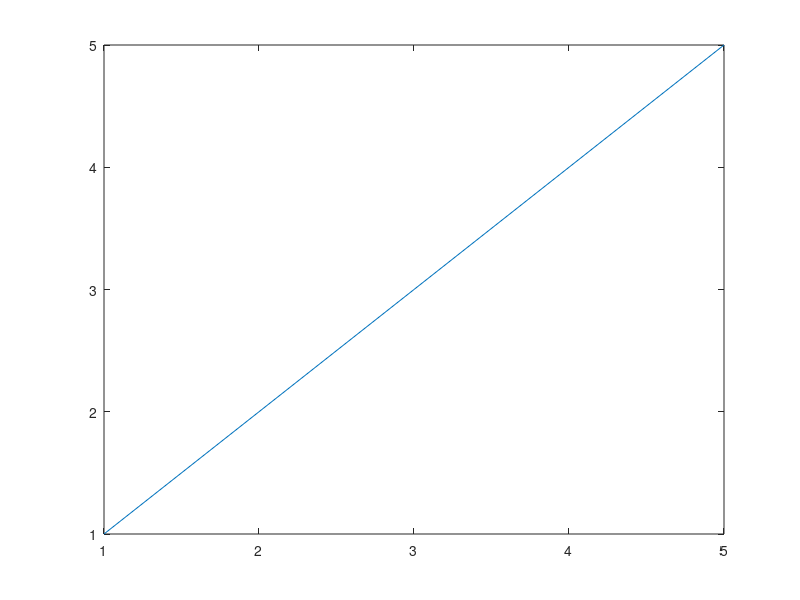
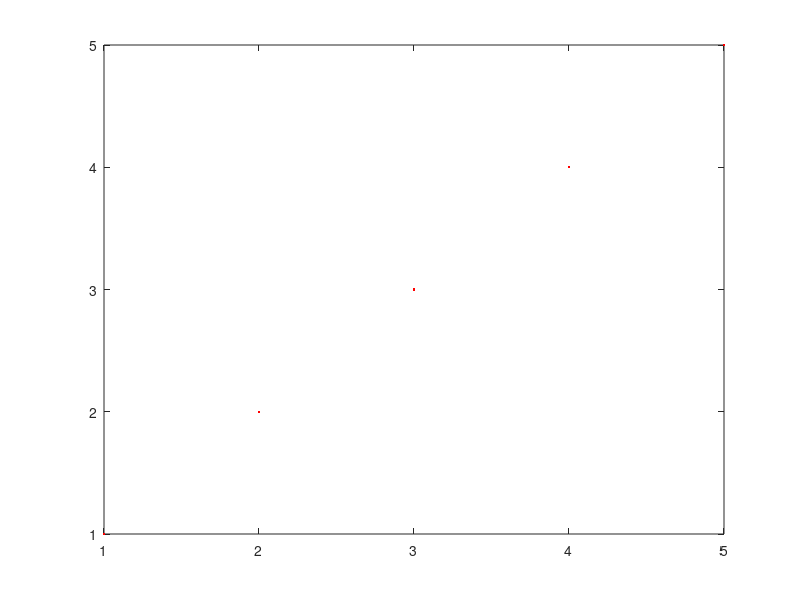
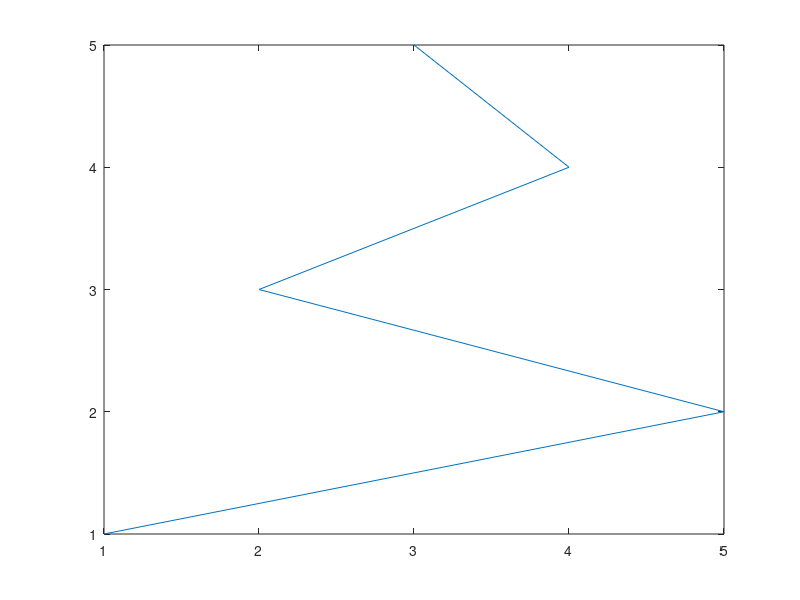
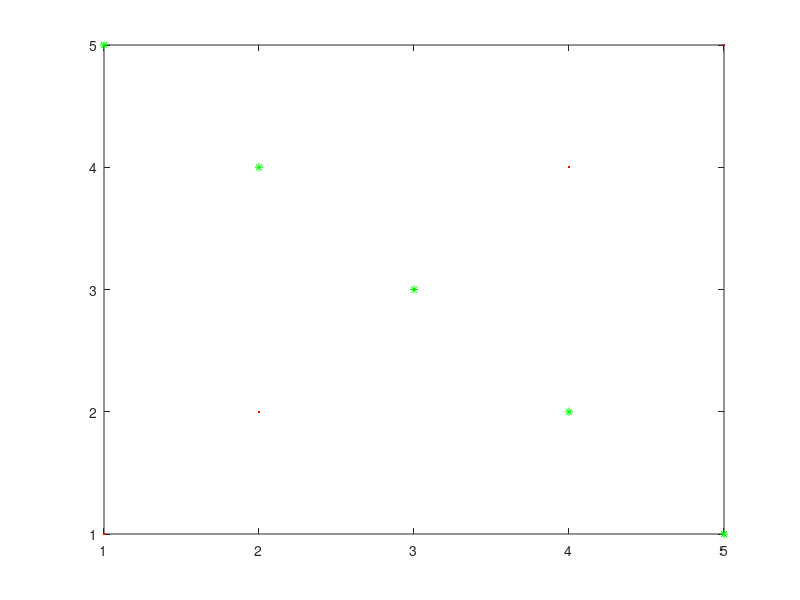

These charts were generated, in order, by the following MATLAB code:

%Plotting Demo
X = 1:5;
Y = 1:5;

%start a new figure for each plot
figure(1)
plot(X, Y)

%use red dots for the points
figure(2)
plot(X, Y, 'r.')

%connecting line is sequential
X = [1 5 2 4 3];
Y = 1:5;

figure(3)
plot(X, Y)

%multiple sets of points can be plotted
X1 = 1:5;
Y1 = 1:5;
Y2 = 5:-1:1;

figure(4)
plot(X1, Y1, 'r.', X1, Y2, 'g*')

%you can also use hold all
figure(5)
hold all
plot(X1, Y2, 'g*')
plot(X1, Y1, 'r.')

%in general you will want to label your
%graphs and include legends
figure(6)
plot(X1, Y1, 'r.', X1, Y2, 'g*')
title('Two Line Plot Example')
xlabel('X values')
ylabel('Y values')
legend('line 1', 'line 2')

%plotting a function
%the function must accept a list as input
%here we're plotting y = x^2
%linspace(a, b) returns a list of evenly spaced values between a and b
%if a and b are far apart you can supply a third argument specifying the
%number of points to include
X = linspace(1, 10);

figure(7)
plot(X, square(linspace(1, 10)), 'r.')
title('Plotting a Function using linspace')
xlabel('X values')
ylabel('Y values')

%use 1000 points
X = linspace(1, 10, 1000);

figure(8)
plot(X, square(linspace(1, 10, 1000)), 'r.')
title('Plotting a Function using linspace with 1000 points')
xlabel('X values')
ylabel('Y values')
